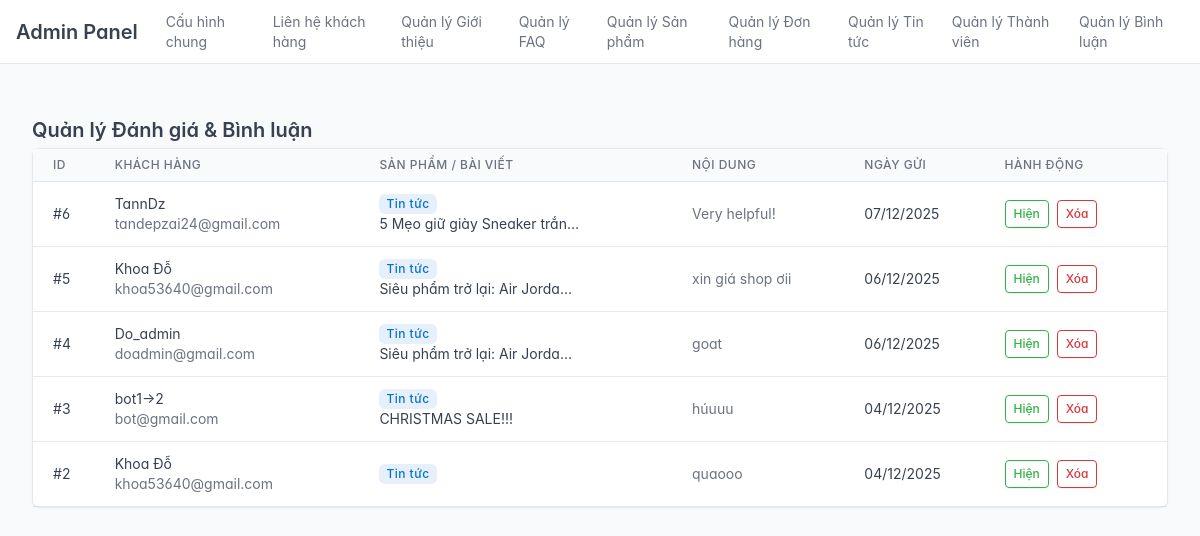
Before: /public/index.php?url=admin/comment/index (signed in) with the older database file.
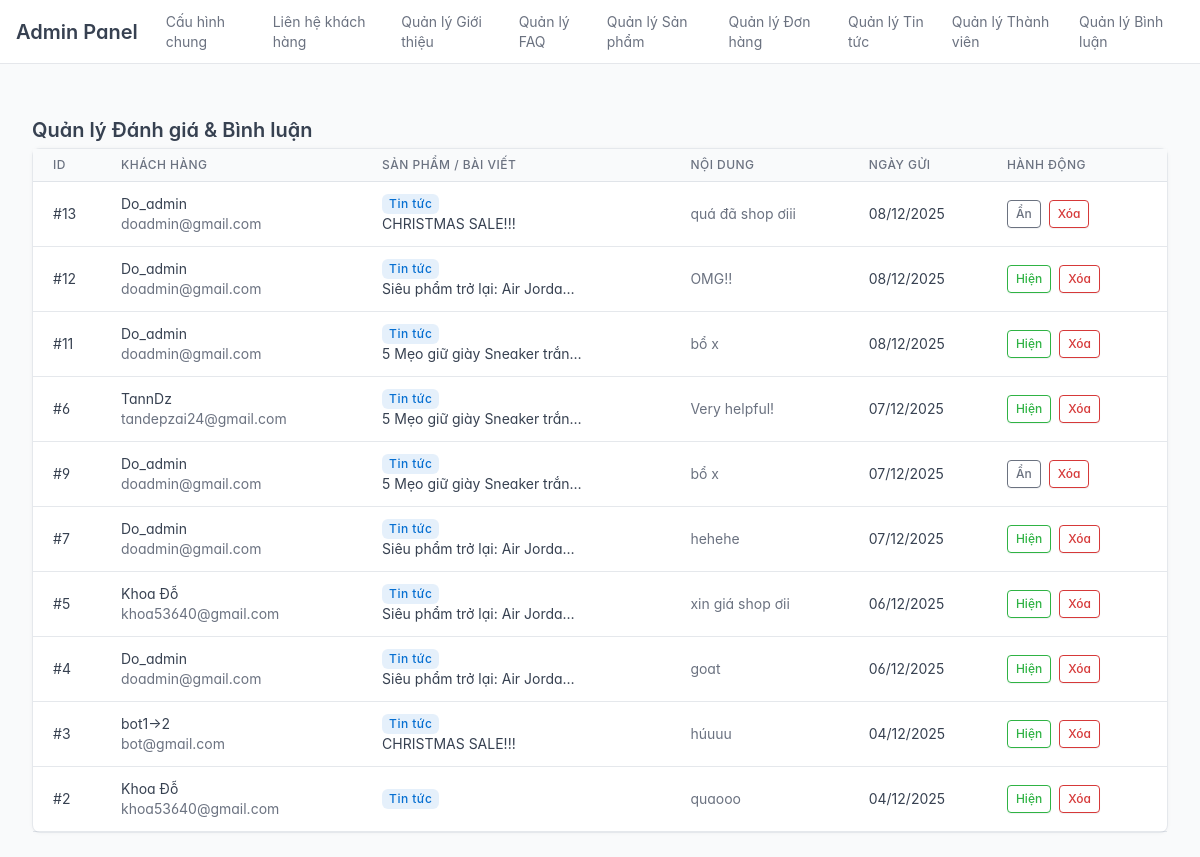
After: the same page with the newer database file.
### tables this page shows
CREATE TABLE `comments` (
  `id` int(11) NOT NULL,
  `user_id` int(11) NOT NULL,
  `content` text NOT NULL,
  `commentable_type` enum('news','product') NOT NULL,
  `commentable_id` int(11) NOT NULL,
  `status` tinyint(1) DEFAULT 1,
  `created_at` timestamp NOT NULL DEFAULT current_timestamp(),
  `user_name` varchar(255) NOT NULL
);

CREATE TABLE `users` (
  `id` int(11) NOT NULL,
  `username` varchar(50) NOT NULL,
  `email` varchar(100) NOT NULL,
  `password_hash` varchar(255) NOT NULL,
  `full_name` varchar(100) DEFAULT NULL,
  `avatar_url` varchar(255) DEFAULT 'default_avatar.png',
  `role` enum('member','admin') NOT NULL DEFAULT 'member',
  `status` enum('active','banned') NOT NULL DEFAULT 'active',
  `created_at` timestamp NOT NULL DEFAULT current_timestamp()
);

### app/controllers/admin/AdminCommentController.php (called while the page is built, shortened)
<?php
require_once APPROOT . "/models/Comment.php";
class AdminCommentController {
    private $commentModel;
    public function __construct() {
        $this->commentModel = new Comment();
    }
    public function index() {
        $comments = $this->commentModel->all();
        require APPROOT . "/views/admin/comments/list.php";
        $content = ob_get_clean();
        require APPROOT . "/views/admin/layouts/admin_layout.php";
    }
}

### app/libraries/Database.php (called while the page is built, shortened)
<?php
class Database
{
    private $host = DB_HOST;
    private $user = DB_USER;
    private $pass = DB_PASS;
    private $dbname = DB_NAME;
    private $dbh;
    private $stmt;
    public function __construct()
    {
        $dsn = 'mysql:host=' . $this->host . ';dbname=' . $this->dbname . ';charset=utf8';
        $options = [
            PDO::ATTR_PERSISTENT => true,
            PDO::ATTR_ERRMODE => PDO::ERRMODE_EXCEPTION,
            PDO::ATTR_DEFAULT_FETCH_MODE => PDO::FETCH_OBJ,
            PDO::ATTR_EMULATE_PREPARES => false,
        ];
        try
        {
            $this->dbh = new PDO($dsn, $this->user, $this->pass, $options);
        }
        catch (PDOException $e)
        {
            $this->error = $e->getMessage();
            echo $this->error;
        }
    }
    public function query($sql)
    {
        $this->stmt = $this->dbh->prepare($sql);
    }
    public function execute()
    {
        return $this->stmt->execute();
    }
    public function resultSet()
    {
        $this->execute();
        return $this->stmt->fetchAll();
    }
}

### app/models/Comment.php (called while the page is built, shortened)
<?php
class Comment {
    private $db;
    public function __construct() {
        $this->db = new Database();
    }
    public function all() {
        $sql = "SELECT
                    c.*,
                    u.full_name,
                    u.email,
                    CASE
                        WHEN c.commentable_type = 'news' THEN n.title
                        WHEN c.commentable_type = 'product' THEN p.name
                        ELSE 'Không xác định'
                    END as item_name
                FROM comments c
                LEFT JOIN users u ON c.user_id = u.id
                LEFT JOIN news n ON (c.commentable_id = n.id AND c.commentable_type = 'news')
                LEFT JOIN products p ON (c.commentable_id = p.id AND c.commentable_type = 'product')
                ORDER BY c.created_at DESC";
        $this->db->query($sql);
        return $this->db->resultSet();
    }
}

### app/views/admin/comments/list.php (the view)
<div class="container-xl">
    <div class="page-header d-print-none">
        <h2 class="page-title">Quản lý Đánh giá & Bình luận</h2>
    </div>
    <div class="card">
        <div class="table-responsive">
            <table class="table table-vcenter card-table">
                <thead>
                    <tr>
                        <th>ID</th>
                        <th>Khách hàng</th>
                        <th>Sản phẩm / Bài viết</th>
                        <th>Nội dung</th>
                        <th>Ngày gửi</th>
                        <th>Hành động</th>
                    </tr>
                </thead>
                <tbody>
                    <?php if (!empty($comments)): ?>
                        <?php foreach($comments as $row): $row = (object)$row; ?>
                        <tr>
                            <td>#<?= $row->id ?></td>
                            <td>
                                <div class="font-weight-medium"><?= htmlspecialchars($row->full_name ?? $row->user_name ?? 'Khách') ?></div>
                                <div class="text-muted text-xs"><?= htmlspecialchars($row->email ?? '') ?></div>
                            </td>
                            <td>
                                <?php if($row->commentable_type == 'news'): ?>
                                    <span class="badge bg-blue-lt">Tin tức</span>
                                <?php else: ?>
                                    <span class="badge bg-orange-lt">Sản phẩm</span>
                                <?php endif; ?>
                                <div class="text-truncate" style="max-width: 200px;"><?= htmlspecialchars($row->item_name) ?></div>
                            </td>
                            <td class="text-muted text-truncate" style="max-width: 250px;">
                                <?= htmlspecialchars($row->content) ?>
                            </td>
                            <td><?= date('d/m/Y', strtotime($row->created_at)) ?></td>
                            <td>
                                <div class="btn-list flex-nowrap">
                                    <?php if ($row->status == 1): ?>
                                        <a href="<?= URLROOT ?>/public/index.php?url=admin/comment/status&id=<?= $row->id ?>&val=0"
                                           class="btn btn-sm btn-outline-success">Hiện</a>
                                    <?php else: ?>
                                        <a href="<?= URLROOT ?>/public/index.php?url=admin/comment/status&id=<?= $row->id ?>&val=1"
                                           class="btn btn-sm btn-outline-secondary">Ẩn</a>
                                    <?php endif; ?>
                                    <a href="<?= URLROOT ?>/public/index.php?url=admin/comment/delete&id=<?= $row->id ?>"
                                       class="btn btn-sm btn-outline-danger"
                                       onclick="return confirm('Bạn có chắc chắn muốn xóa?');">Xóa</a>
                                </div>
                            </td>
                        </tr>
                        <?php endforeach; ?>
                    <?php else: ?>
                        <tr><td colspan="7" class="text-center p-3">Chưa có bình luận nào.</td></tr>
                    <?php endif; ?>
                </tbody>
            </table>
        </div>
    </div>
</div>

### public/index.php (shortened to what this page needs)
<?php
require_once '../app/libraries/Database.php';
$url = isset($_GET['url']) ? $_GET['url'] : null;
if($url){
    $url = rtrim($url, '/');
    $url = filter_var($url, FILTER_SANITIZE_URL);
    $url = explode('/', $url);
} else {
    $url = ['pages', 'home'];
}
$controllerSegment = $url[0];
if ($controllerSegment === 'admin') {
    $controllerName = 'Admin' . ucwords($url[1]) . 'Controller';
    $controllerPath = '../app/controllers/admin/' . $controllerName . '.php';
    $actionIndex = 2;
} else {
    $controllerName = ucwords($controllerSegment) . 'Controller';
    $controllerPath = '../app/controllers/' . $controllerName . '.php';
    $actionIndex = 1;
}
if(file_exists($controllerPath)){
    $controller = new $controllerName;
    $action = isset($url[$actionIndex]) ? $url[$actionIndex] : 'index';
    $params = $actionIndex >= count($url) ? [] : array_slice($url, $actionIndex + 1);
    if(method_exists($controller, $action)){
        call_user_func_array([$controller, $action], $params);
    } else {
        die('Lỗi 404: Không tìm thấy phương thức (Action) "' . $action . '"');
    }
} else {
    die('Lỗi 404: Không tìm thấy Controller "' . $controllerName . '"');
}

### app/views/admin/layouts/admin_layout.php (shortened to what this page needs)
<!doctype html>
<html lang="en">
<head>
    <link href="<?= URLROOT ?>/public/admin/dist/css/tabler.css" rel="stylesheet" />
    <link href="<?= URLROOT ?>/public/admin/dist/css/tabler-vendors.css" rel="stylesheet" />
</head>
<body class="layout-fluid">
    <div class="page">
        <header class="navbar navbar-expand-md navbar-light d-print-none">
            <div class="container-xl">
                <h1 class="navbar-brand navbar-brand-autodark d-none-navbar-horizontal pe-0 pe-md-3">
                    <a href="<?= URLROOT ?>/public/index.php?url=admin/dashboard">
                        Admin Panel
                    </a>
                </h1>
                <div class="collapse navbar-collapse" id="navbar-menu">
                    <div class="d-flex flex-column flex-md-row flex-fill align-items-stretch align-items-md-center">
                        <ul class="navbar-nav">
                            <li class="nav-item">
                                <a class="nav-link" href="<?= URLROOT ?>/public/index.php?url=admin/settings/index">
                                    <span class="nav-link-title">Cấu hình chung</span>
                                </a>
                            </li>
                            <li class="nav-item">
                                <a class="nav-link" href="<?= URLROOT ?>/public/index.php?url=admin/contact/list">
                                    <span class="nav-link-title">Liên hệ khách hàng</span>
                                </a>
                            </li>
                            <li class="nav-item">
                                <a class="nav-link" href="<?php echo URLROOT; ?>/public/index.php?url=admin/about/index">
                                    <span class="nav-link-title">Quản lý Giới thiệu</span>
                                </a>
                            </li>
                            <li class="nav-item">
                                <a class="nav-link" href="<?php echo URLROOT; ?>/public/index.php?url=admin/faq/list">
                                    <span class="nav-link-title">Quản lý FAQ</span>
                                </a>
                            </li>
                            <li class="nav-item">
                                <a class="nav-link" href="<?php echo URLROOT; ?>/public/index.php?url=admin/product/list">
                                    <span class="nav-link-title">Quản lý Sản phẩm</span>
                                </a>
                            </li>
                            <li class="nav-item">
                                <a class="nav-link" href="<?php echo URLROOT; ?>/public/index.php?url=admin/order/list">
                                    <span class="nav-link-title">Quản lý Đơn hàng</span>
                                </a>
                            </li>
                            <li class="nav-item">
                                <a class="nav-link" href="<?php echo URLROOT; ?>/public/index.php?url=admin/news/list">
                                    <span class="nav-link-title">Quản lý Tin tức</span>
                                </a>
                            </li>
                            <li class="nav-item">
                                <a class="nav-link" href="<?php echo URLROOT; ?>/public/index.php?url=admin/user/index">
                                    <span class="nav-link-title">Quản lý Thành viên</span>
                                </a>
                            </li>
                            <li class="nav-item">
                                <a class="nav-link" href="<?= URLROOT ?>/public/index.php?url=admin/comment/index">
                                    <span class="nav-link-title">Quản lý Bình luận</span>
                                </a>
                            </li>
                        </ul>
                    </div>
                </div>
            </div>
        </header>
        <div class="page-wrapper">
            <div class="page-body">
                <div class="container-xl">
                    <?php echo $content; ?>
                </div>
            </div>
        </div>
    </div>
</body>
</html>

Changed rows visible on the page:
added comments: id "13", user.full_name "Do_admin", user.email "doadmin@gmail.com", commentable_type "Tin tức", item_name "CHRISTMAS SALE!!!", content "quá đã shop ơiii", created_at "08/12/2025"
added comments: id "12", user.full_name "Do_admin", user.email "doadmin@gmail.com", commentable_type "Tin tức", item_name "Siêu phẩm trở lại: Air Jorda…", content "OMG!!", created_at "08/12/2025"
added comments: id "11", user.full_name "Do_admin", user.email "doadmin@gmail.com", commentable_type "Tin tức", item_name "5 Mẹo giữ giày Sneaker trắn…", content "bổ x", created_at "08/12/2025"
added comments: id "9", user.full_name "Do_admin", user.email "doadmin@gmail.com", commentable_type "Tin tức", item_name "5 Mẹo giữ giày Sneaker trắn…", content "bổ x", created_at "07/12/2025"
added comments: id "7", user.full_name "Do_admin", user.email "doadmin@gmail.com", commentable_type "Tin tức", item_name "Siêu phẩm trở lại: Air Jorda…", content "hehehe", created_at "07/12/2025"
